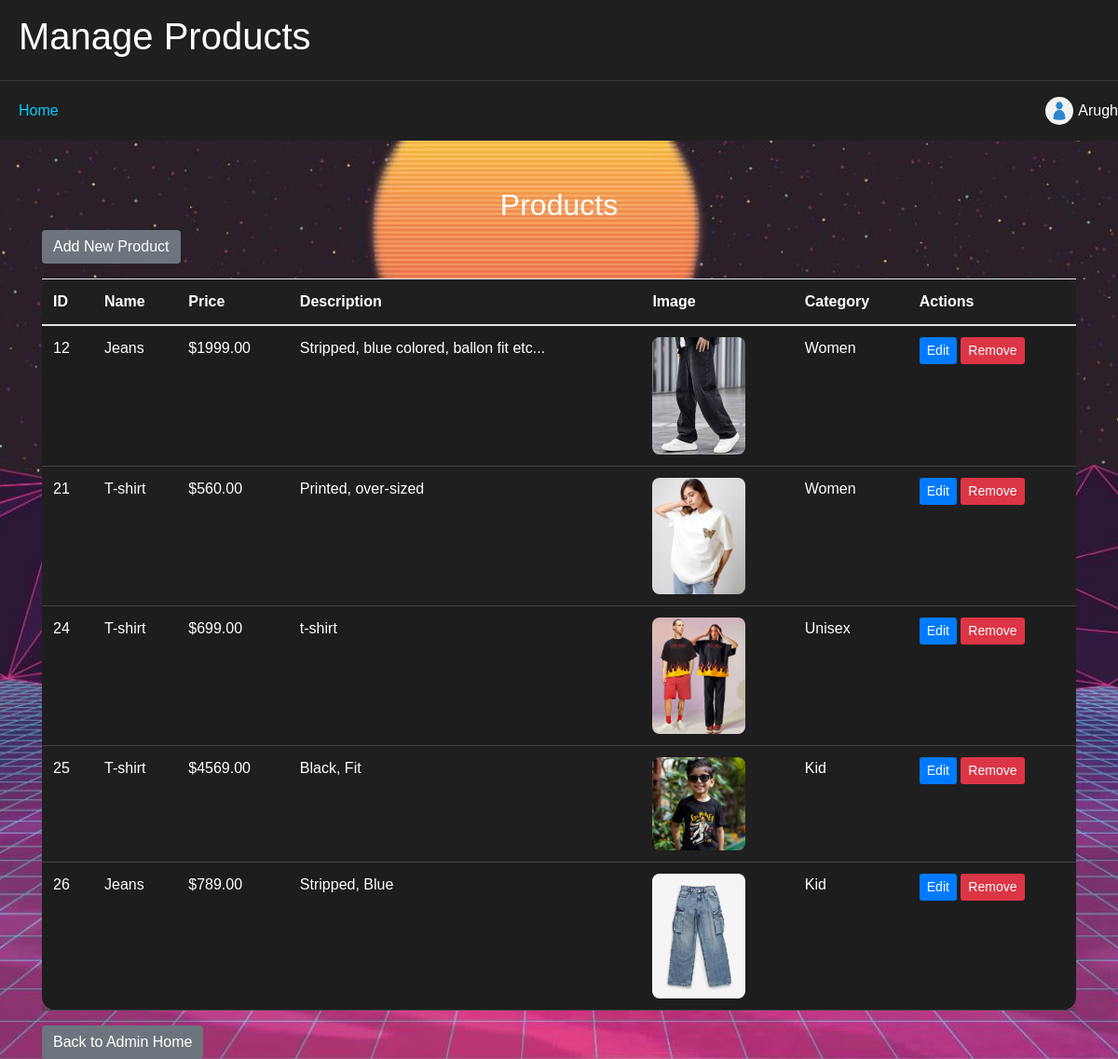
Page /admin/manage_products.php (signed in) on the committed database.
### tables this page shows
CREATE TABLE `products` (
  `id` int(11) NOT NULL,
  `name` varchar(255) NOT NULL,
  `price` decimal(10,2) NOT NULL,
  `description` text DEFAULT NULL,
  `image` varchar(255) DEFAULT NULL,
  `created_at` timestamp NOT NULL DEFAULT current_timestamp(),
  `category_id` int(11) DEFAULT NULL,
  `stock` int(11) DEFAULT 0
);

CREATE TABLE `categories` (
  `category_id` int(11) NOT NULL,
  `category_name` varchar(255) NOT NULL
);

### admin/manage_products.php (the view, shortened to what this page needs)
<?php
$servername = "localhost";
$username = "root";
$password = "";
$dbname = "cloth";
$conn = new mysqli($servername, $username, $password, $dbname);
$sql = "SELECT p.id, p.name, p.price, p.description, p.image, c.category_name
        FROM products p
        JOIN categories c ON p.category_id = c.category_id";
$result = $conn->query($sql);
?>
<!DOCTYPE html>
<html lang="en">
<head>
    <link rel="stylesheet" href="https://stackpath.bootstrapcdn.com/bootstrap/4.3.1/css/bootstrap.min.css">
</head>
<body>
<div class="header">
    <h1>Manage Products</h1>
</div>
<div class="sticky-nav">
    <a href="admin_home.php">Home</a>
    <div class="profile-icon" id="profileDropdown">
        <img src="../uploads/profile.jpg" alt="Profile">
        <span><?php echo htmlspecialchars($_SESSION['full_name']); ?></span>
    </div>
</div>
<div class="container">
    <h2 class="text-center">Products</h2>
    <a href="add_product.php" class="btn btn-secondary mb-3">Add New Product</a>
    <table class="table table-striped">
        <thead>
            <tr>
                <th>ID</th>
                <th>Name</th>
                <th>Price</th>
                <th>Description</th>
                <th>Image</th>
                <th>Category</th>
                <th>Actions</th>
            </tr>
        </thead>
        <tbody>
            <?php if ($result->num_rows > 0): ?>
                <?php while ($row = $result->fetch_assoc()): ?>
                    <tr>
                        <td><?php echo $row['id']; ?></td>
                        <td><?php echo htmlspecialchars($row['name']); ?></td>
                        <td>$<?php echo htmlspecialchars($row['price']); ?></td>
                        <td><?php echo htmlspecialchars($row['description']); ?></td>
                        <td><img src="../uploads/<?php echo htmlspecialchars($row['image']); ?>" alt="<?php echo htmlspecialchars($row['name']); ?>"></td>
                        <td><?php echo htmlspecialchars($row['category_name']); ?></td>
                        <td>
                            <a href="edit_product.php?id=<?php echo $row['id']; ?>" class="btn btn-primary btn-sm">Edit</a>
                            <a href="manage_products.php?delete=<?php echo $row['id']; ?>"
                               class="btn btn-danger btn-sm"
                               onclick="return confirm('Are you sure you want to delete this product?');">Remove</a>
                        </td>
                    </tr>
                <?php endwhile; ?>
            <?php else: ?>
                <tr>
                    <td colspan="7" class="text-center">No products found.</td>
                </tr>
            <?php endif; ?>
        </tbody>
    </table>
    <button onclick="window.location.href='admin_home.php';" class="btn btn-secondary">Back to Admin Home</button>
</div>
</body>
</html>

### admin/manage_products.php (style rules this page uses)
body { font-family: 'Poppins', sans-serif; background-image: url('../uploads/adminbg.jpg'); background-size: cover; background-position: center; background-repeat: no-repeat; background-attachment: fixed; color: #ffffff; min-height: 100vh; margin: 0; }
.header { background-color: #1f1f1f; padding: 15px 20px; border-bottom: 1px solid #333; }
.sticky-nav { position: sticky; top: 0; background-color: #1f1f1f; z-index: 1000; display: flex; justify-content: space-between; align-items: center; padding: 10px 0; }
.sticky-nav a { color: #00ccff; text-decoration: none; padding: 10px 20px; }
.profile-icon { display: flex; align-items: center; position: relative; cursor: pointer; }
.profile-icon img { width: 30px; height: 30px; border-radius: 50%; margin-right: 5px; }
.container { margin-top: 50px; }
table { background-color: #1f1f1f; color: #ffffff; border-radius: 15px; }
table th, table td { border-bottom: 1px solid #444; color: #ffffff; }
img { max-width: 100px; height: auto; border-radius: 8px; }
.btn-primary { background-color: #007bff; border: none; }
.btn-danger { background-color: #dc3545; border: none; }
.btn-secondary { background-color: #6c757d; border: none; }

### rows in the picture
products: id "12", name "Jeans", price "1999.00", description "Stripped, blue colored, ballon fit etc...", image (picture), category.category_name "Women"
products: id "21", name "T-shirt", price "560.00", description "Printed, over-sized", image (picture), category.category_name "Women"
products: id "24", name "T-shirt", price "699.00", description "t-shirt", image (picture), category.category_name "Unisex"
products: id "25", name "T-shirt", price "4569.00", description "Black, Fit", image (picture), category.category_name "Kid"
products: id "26", name "Jeans", price "789.00", description "Stripped, Blue", image (picture), category.category_name "Kid"

### other values in the picture
$_SESSION['full_name'] "Arugh"
